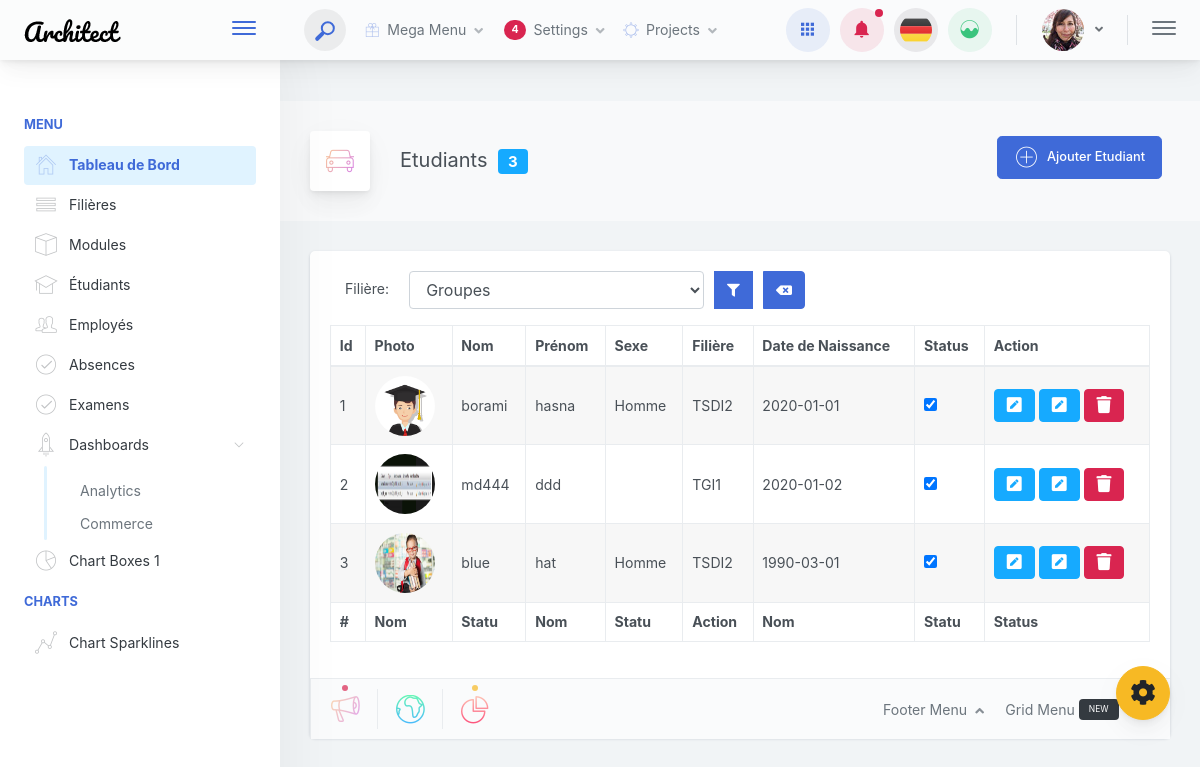
Screenshot of /index.php/student/student_registration with the database file from the repository.
### tables this page shows
CREATE TABLE `student` (
  `id` int(11) NOT NULL,
  `prenom` varchar(250) NOT NULL,
  `name` varchar(250) DEFAULT NULL,
  `lieudenaissance` varchar(255) NOT NULL,
  `sexe` varchar(25) DEFAULT NULL,
  `category` varchar(250) DEFAULT NULL,
  `class` varchar(250) DEFAULT NULL,
  `dob` varchar(250) DEFAULT NULL,
  `join_date` int(11) DEFAULT NULL,
  `file` varchar(255) NOT NULL,
  `email` varchar(250) NOT NULL,
  `password` varchar(250) NOT NULL,
  `status` int(11) NOT NULL DEFAULT 1,
  `created_at` timestamp NOT NULL DEFAULT current_timestamp(),
  `telparents` varchar(25) NOT NULL,
  `adresse` varchar(255) NOT NULL,
  `emailparents` varchar(255) NOT NULL,
  `nomparents` varchar(255) NOT NULL
);

### application/controllers/Student.php (called while the page is built, shortened)
<?php
class Student extends CI_Controller
{
	public function student_registration(){
		if ($this->input->method()=='post') {
			$file_data=$this->file_lib->upload_image('uploads/student_registration/', 'file','PDF|JPG|PNG|JPEG|jpg|png|jpeg|PDF');
			if($file_data){
				$_POST['file']=$file_data['file_name'];
				$res=$this->db->insert('student',$_POST);
				if($res)
					echo '1';
				else
					echo '0';
			}
			}
			else
			{
				$getcat = $this->input->get('getcat');
				$hamzaq = 'category="'.$getcat.'"';
				$data['all_category']=$this->CM->select_data('category','*');
				if ($getcat){
					$data['students']=$this->CM->select_data('student','*',$hamzaq);
				}else{
					$data['students']=$this->CM->select_data('student','*');
				}
				$data['classes']=$this->CM->select_data('classes','*');
				$this->load->view('include/header',$data);
				$this->load->view('student_registration',$data);
				$this->load->view('include/footer');
			}
		}
	}
	?>

### index.php (called while the page is built, shortened)
<?php
require_once BASEPATH.'core/CodeIgniter.php';

### application/models/Common_model.php (called while the page is built, shortened)
<?php
class Common_model extends CI_Model {
	public function select_data($tbl_name,$field,$warr=''){
		$res = $this->db->select($field)->from($tbl_name)->get();
		return $res->result_array();
	}
}
?>

### application/views/student_registration.php (the view, shortened to what this page needs)
 <div class="app-page-title">
    <div class="page-title-wrapper">
        <div class="page-title-heading">
            <div class="page-title-icon">
                <i class="pe-7s-car icon-gradient bg-mean-fruit">
                </i>
            </div>
            <div>Etudiants <span class="badge badge-info" style="margin-left: 5px"><?php echo sizeof($students) ?></span>
                <div class="page-title-subheading">
                </div>
            </div>
        </div>
        <div class="page-title-actions">
            <button onclick="window.location.href='javascript:';" data-toggle="modal" data-target=".modaletud" class="mb-2 mr-2 btn-icon btn btn-primary btn-lg"><i class="pe-7s-plus btn-icon-wrapper"> </i>Ajouter Etudiant </button>
        </div>    </div>
    </div>
    <div class="main-card mb-3 card">
     <div class="card-body">
        <table style="width: 100%;" id="example" class="table table-hover table-striped table-bordered">
            <div class="form-group">
            	<div class="btn-group">
                        <label class="col-sm-2 col-form-label">Filière: </label>
						<form action="" method="get">
                        <select name="getcat" style="width: 300px;" id="getcat" class="form-control">
                            <option value=""> Groupes </option>
                        </select>
                        <button type="submit" name="sb" class="btn btn-primary" style="margin-left: 10px;"  data-toggle="tooltip" data-placement="bottom" title="Filtrer"><i class="fas fa-filter"></i></button>
                        <button class="btn btn-primary" style="margin-left: 10px;" data-toggle="tooltip" data-placement="bottom" title="Effacer"><i class="fas fa-backspace"></i></button>
                        </form>
                    </div>
                    </div>
            <thead>
                <tr>
                    <th>Id</th>
                    <th>Photo</th>
                    <th>Nom</th>
                    <th>Prénom</th>
                    <th>Sexe</th>
                    <th>Filière</th>
                   <th>Date de Naissance</th>
                    <th>Status</th>
                    <th>Action</th>
                </tr>
            </thead>
            <tbody>
                <?php
                $i=1;
                foreach ($students as $student) {
                   ?>
                   <tr>
                    <td><?php echo $i; ?></td>
                    <td style=" margin:20px"><img  alt="Avatar 5" class="rounded-circle" width="60" height="60" src="<?php echo base_url().'uploads/student_registration/'.$student['file'] ?>"></td>
                    <td><?php echo $student['name'] ?></td>
                    <td><?php echo $student['prenom'] ?></td>
                    <td><?php echo $student['sexe'] ?></td>
                    <td><?php echo $student['category'] ?></td>
                    <td><?php echo $student['dob'] ?></td>
                    <td><input type="checkbox" <?php if ($student['status']==1) { echo "checked"; } ?> name="status"></td>
                    <td>
                    	<a href="#" data-html="true" data-trigger="hover click" data-content='
<link href="https://maxcdn.bootstrapcdn.com/font-awesome/4.3.0/css/font-awesome.min.css" rel="stylesheet">
<div class="container">
    <div class="row">
        <div>
            <div class="card user-card">
                <div class="card-header">
                    <h5>Profile</h5>
                </div>
                <div class="card-block">
                    <div class="user-image">
                        <img class="img-radius" alt="Avatar 5" src="<?php echo base_url().'uploads/student_registration/'.$student['file'] ?>">
                    </div>
                    <h6 class="f-w-600 m-t-25 m-b-10"><?php echo $student['name'] ?> <?php echo $student['prenom'] ?></h6>
                    <p class="text-muted">Active | <?php echo $student['sexe'] ?> | Born 23.05.1992</p>
                    <hr>
                    <p class="text-muted m-t-15">Activity Level: 87%</p>
                    <ul class="list-unstyled activity-leval">
                        <li class="active"></li>
                        <li class="active"></li>
                        <li class="active"></li>
                        <li></li>
                        <li></li>
                    </ul>
                    <div class="bg-c-blue counter-block m-t-10 p-20">
                        <div class="row">
                            <div class="col-4">
                                <i class="fa fa-comment"></i>
                                <p>1256</p>
                            </div>
                            <div class="col-4">
                                <i class="fa fa-user"></i>
                                <p>8562</p>
                            </div>
                            <div class="col-4">
                                <i class="fa fa-suitcase"></i>
                                <p>189</p>
                            </div>
                        </div>
                    </div>
                    <p class="m-t-15 text-muted">Lorem Ipsum is simply dummy text of the printing and typesetting industry.</p>
                    <hr>
                    <div class="row justify-content-center user-social-link">
                        <div class="col-auto"><a href="#!"><i class="fa fa-facebook text-facebook"></i></a></div>
                        <div class="col-auto"><a href="#!"><i class="fa fa-twitter text-twitter"></i></a></div>
                        <div class="col-auto"><a href="#!"><i class="fa fa-dribbble text-dribbble"></i></a></div>
                    </div>
                </div>
            </div>
        </div>
    </div>
</div>
                    	' data-placement="left" class="btn btn-info" data-toggle="popover"><i class="fas fa-pen-square fa-lg"></i></a>
                       <a href="<?php echo base_url().'student/edit_student/'.$student['id'] ?>" class="btn btn-info" data-toggle="tooltip" data-placement="bottom" title="Modifier"><i class="fas fa-pen-square fa-lg"></i></a>
                       <a href="<?php echo base_url().'student/delete_student/'.$student['id'] ?>" class="btn btn-danger" data-toggle="tooltip" data-placement="bottom" onclick="deleteStud()" title="Supprimer"><i class="fa fa-trash fa-lg" aria-hidden="true"></i></a>
                   </td>
               </tr>
               <?php $i++; } ?>
           </tbody>
           <tfoot>
            <tr>
                <th>#</th>
                <th>Nom</th>
                <th>Statu</th>
                <th>Nom</th>
                <th>Statu</th>
                <th>Action</th>
                <th>Nom</th>
                <th>Statu</th>
                <th>Status</th>
            </tr>
        </tfoot>
    </table>
</div>

### rows the page displays
student: file (picture), name "borami", prenom "hasna", sexe "Homme", category "TSDI2", dob "2020-01-01", status "☑"
student: file (picture), name "md444", prenom "ddd", category "TGI1", dob "2020-01-02", status "☑"
student: file (picture), name "blue", prenom "hat", sexe "Homme", category "TSDI2", dob "1990-03-01", status "☑"

### other values shown
$url "http://localhost/pfe/index.php/student/student_registration"
sizeof($students) "3"
